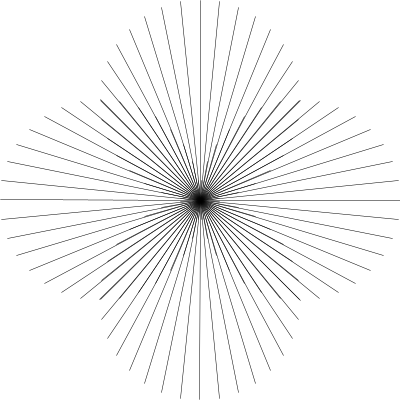
Frame 1 (no input)
Frame 60 (the mouse pressed at the canvas centre just before this capture): identical to frame 1, image omitted
Frame 120 (the mouse held since frame 60 and released just before this capture): identical to frame 1, image omitted

The Processing sketch that drew this single still picture (run headless with seeded random() and noise(); from frame 60 on, the mouse is pressed at the canvas centre):

// Processing sketch: rotate
// ── rotate.pde
/*
    rotate
*/

void setup() {
    size(400, 400);
    //pixelDensity(2);
}

void draw() {
   background(255);

   shell();
}

void shell() {
    for (int r = 0; r < 4; r++) {
        pushMatrix();
            translate(width/2, height/2);
            rotate(r * PI/2);
            scale(0.5);
            for (float inc = 0; inc < TWO_PI; inc += PI/16) {
                float vtx_X = sin(inc) * width/2 + width/2;
                float vtx_Y = cos(inc) * height/2;

                if (inc > TWO_PI) {
                    noLoop();
                }

                pushMatrix();
                    line(0, 0, vtx_X, vtx_Y);
                popMatrix();
            }
        popMatrix();
    }
}
